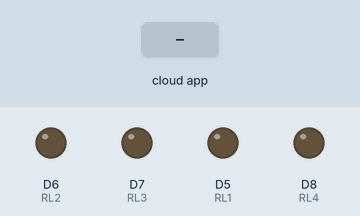
The sketch below on a simulated ESP8266 (NodeMCU). Shown: output pins drawn as LEDs (lit = HIGH). The inputs (shaded band) are chosen by the test bench. WiFi joins after 1.5 s; servers stay silent unless stated; no MQTT or app messages arrive unless stated; what the sketch prints to the serial monitor is not drawn.

Above: at 2.7 s.
2.8 s: the phone or cloud app sets Relay1 to 1
At 3.9 s:
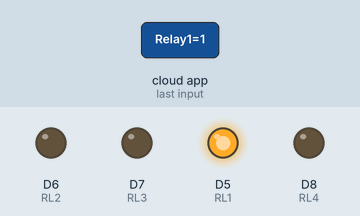
4.3 s: the phone or cloud app sets Relay3 to 1
At 5.4 s:
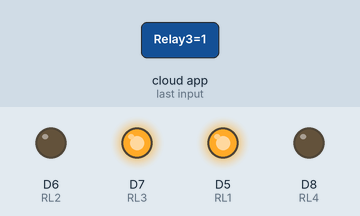
5.8 s: the phone or cloud app sets Relay2 to 1
At 6.2 s:
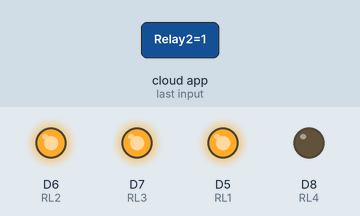
7.3 s: the phone or cloud app sets Relay4 to 1
At 7.7 s:
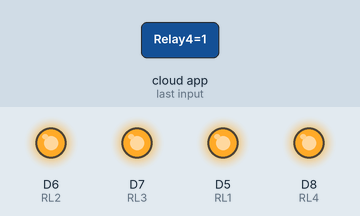
8.8 s: the phone or cloud app sets Relay1 to 0
At 9.6 s:
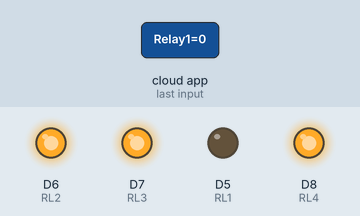
10.3 s: the phone or cloud app sets Relay3 to 0
At 11.1 s:
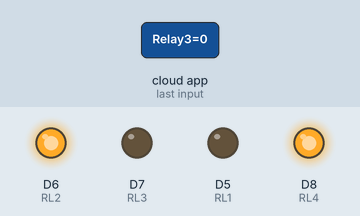
Timing chart, 0 to 12.8 s (numbered marks = the images above; inputs shaded):
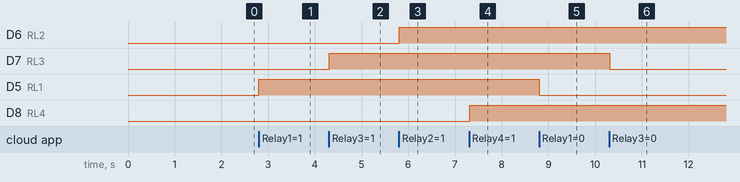

The sketch:

Program_Kontrol_4_Relay_dg_Google_Assistant.ino
```cpp
 /***************************************
 * Project Kontrol 4 Relay dengan Google Assistant
 * Board  : NodeMCU ESP8266 V3
 * Input  : Google Assistant
 * Output : 4 Relay
 * 99 Proyek IoT
 * www.ardutech.com
 ****************************************/

#include <ESP8266WiFi.h>
#include "Adafruit_MQTT.h"
#include "Adafruit_MQTT_Client.h"

#define RL1            D5
#define RL2            D6
#define RL3            D7
#define RL4            D8
//---GANTI SESUAI DENGAN JARINGAN WIFI
//---HOTSPOT ANDA
#define WLAN_SSID       "ArdutechWiFi"  // Nama Hotspot/WiFi
#define WLAN_PASS       "12345678"   //  Password
#define AIO_SERVER      "io.adafruit.com"
#define AIO_SERVERPORT  1883
//---GANTI SESUAI DENGAN USER NAME ADAFRUIT  ANDA
#define AIO_USERNAME    "ArdutechJogja"
//---GANTI SESUAI DENGAN IO KEY ADAFRUIT ANDA
#define AIO_KEY         "aio_mAXJ90DJnEIBVj0IDmG6BIMZqMAW"

WiFiClient client;
Adafruit_MQTT_Client mqtt(&client, AIO_SERVER, AIO_SERVERPORT, AIO_USERNAME, AIO_KEY);
Adafruit_MQTT_Subscribe Relay1 = Adafruit_MQTT_Subscribe(&mqtt, AIO_USERNAME"/feeds/Relay1"); // FeedName
Adafruit_MQTT_Subscribe Relay2 = Adafruit_MQTT_Subscribe(&mqtt, AIO_USERNAME "/feeds/Relay2");
Adafruit_MQTT_Subscribe Relay3 = Adafruit_MQTT_Subscribe(&mqtt, AIO_USERNAME "/feeds/Relay3");
Adafruit_MQTT_Subscribe Relay4 = Adafruit_MQTT_Subscribe(&mqtt, AIO_USERNAME "/feeds/Relay4");

void MQTT_connect();
//======================================
void setup() {
  Serial.begin(9600);
  pinMode(RL1, OUTPUT);
  pinMode(RL2, OUTPUT);
  pinMode(RL3, OUTPUT);
  pinMode(RL4, OUTPUT);

  // Connect to WiFi access point.
  Serial.println(); Serial.println();
  Serial.print("Connecting to ");
  Serial.println(WLAN_SSID);

  WiFi.begin(WLAN_SSID, WLAN_PASS);
  while (WiFi.status() != WL_CONNECTED) {
    delay(500);
    Serial.print(".");
  }
  Serial.println();

  Serial.println("WiFi connected");
  Serial.println("IP address: ");
  Serial.println(WiFi.localIP());
  mqtt.subscribe(&Relay1);
  mqtt.subscribe(&Relay3);
  mqtt.subscribe(&Relay2);
  mqtt.subscribe(&Relay4);
}
//===============================================
void loop() {
  MQTT_connect();
  Adafruit_MQTT_Subscribe *subscription;
  while ((subscription = mqtt.readSubscription(20000))) {
    if (subscription == &Relay1) {
      Serial.print(F("Got: "));
      Serial.println((char *)Relay1.lastread);
      int Relay1_State = atoi((char *)Relay1.lastread);
      digitalWrite(RL1, Relay1_State);
    }
    if (subscription == &Relay2) {
      Serial.print(F("Got: "));
      Serial.println((char *)Relay2.lastread);
      int Relay2_State = atoi((char *)Relay2.lastread);
      digitalWrite(RL2, Relay2_State);
    }
    if (subscription == &Relay3) {
      Serial.print(F("Got: "));
      Serial.println((char *)Relay3.lastread);
      int Relay3_State = atoi((char *)Relay3.lastread);
      digitalWrite(RL3, Relay3_State);
    }
    if (subscription == &Relay4) {
      Serial.print(F("Got: "));
      Serial.println((char *)Relay4.lastread);
      int Relay4_State = atoi((char *)Relay4.lastread);
      digitalWrite(RL4, Relay4_State);

    }
  }


}
//=========================================
void MQTT_connect() {
  int8_t ret;
  if (mqtt.connected()) {
    return;
  }
  Serial.print("Connecting to MQTT... ");
  uint8_t retries = 3;
  while ((ret = mqtt.connect()) != 0) { // connect will return 0 for connected
    Serial.println(mqtt.connectErrorString(ret));
    Serial.println("Retrying MQTT connection in 5 seconds...");
    mqtt.disconnect();
    delay(5000);  // wait 5 seconds
    retries--;
    if (retries == 0) {
      // basically die and wait for WDT to reset me
      while (1);
    }
  }
  Serial.println("MQTT Connected!");

}
```

Measured:
- after the input at 2.8 s, D5 (RL1): LOW → HIGH at once
- after the input at 4.3 s, D7 (RL3): LOW → HIGH at once
- after the input at 5.8 s, D6 (RL2): LOW → HIGH at once
- after the input at 7.3 s, D8 (RL4): LOW → HIGH at once
- after the input at 8.8 s, D5 (RL1): HIGH → LOW at once
- after the input at 10.3 s, D7 (RL3): HIGH → LOW at once
